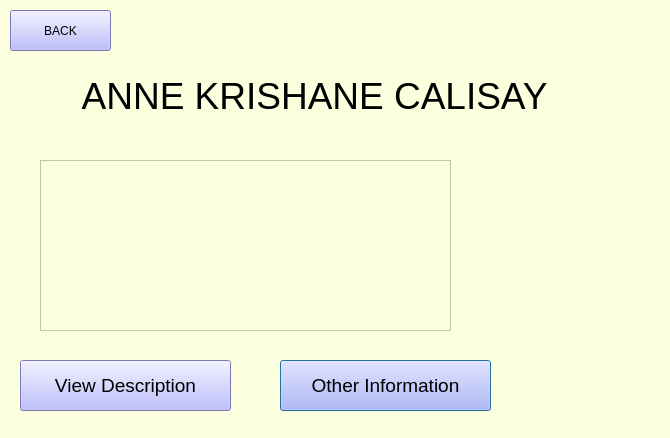
<?xml version="1.0" encoding="UTF-8"?>
<ui version="4.0">
 <class>Calisay</class>
 <widget class="QDialog" name="Calisay">
  <property name="geometry">
   <rect>
    <x>0</x>
    <y>0</y>
    <width>670</width>
    <height>438</height>
   </rect>
  </property>
  <property name="windowTitle">
   <string>Dialog</string>
  </property>
  <property name="styleSheet">
   <string notr="true">background-color: rgb(252, 255, 221);</string>
  </property>
  <widget class="QLabel" name="label">
   <property name="geometry">
    <rect>
     <x>-60</x>
     <y>60</y>
     <width>851</width>
     <height>71</height>
    </rect>
   </property>
   <property name="font">
    <font>
     <pointsize>28</pointsize>
    </font>
   </property>
   <property name="styleSheet">
    <string notr="true">color: rgb(0, 0, 0);</string>
   </property>
   <property name="text">
    <string>              ANNE KRISHANE CALISAY</string>
   </property>
  </widget>
  <widget class="QPushButton" name="pushButton">
   <property name="geometry">
    <rect>
     <x>280</x>
     <y>360</y>
     <width>211</width>
     <height>51</height>
    </rect>
   </property>
   <property name="font">
    <font>
     <pointsize>14</pointsize>
    </font>
   </property>
   <property name="styleSheet">
    <string notr="true">background-color: rgb(170, 170, 255);
color: black;</string>
   </property>
   <property name="text">
    <string>Other Information</string>
   </property>
  </widget>
  <widget class="QLabel" name="label_3">
   <property name="geometry">
    <rect>
     <x>410</x>
     <y>0</y>
     <width>321</width>
     <height>471</height>
    </rect>
   </property>
   <property name="text">
    <string/>
   </property>
   <property name="pixmap">
    <pixmap resource="src.qrc">:/pics/PICTURES FOR GROUPWORK/325371136_542851281129175_8345838986307427715_n-removebg-preview.png</pixmap>
   </property>
   <property name="scaledContents">
    <bool>true</bool>
   </property>
   <property name="wordWrap">
    <bool>false</bool>
   </property>
  </widget>
  <widget class="QTextEdit" name="textEditCalisay">
   <property name="geometry">
    <rect>
     <x>40</x>
     <y>160</y>
     <width>411</width>
     <height>171</height>
    </rect>
   </property>
  </widget>
  <widget class="QPushButton" name="pB_ViewDesc">
   <property name="geometry">
    <rect>
     <x>20</x>
     <y>360</y>
     <width>211</width>
     <height>51</height>
    </rect>
   </property>
   <property name="font">
    <font>
     <pointsize>14</pointsize>
    </font>
   </property>
   <property name="styleSheet">
    <string notr="true">background-color: rgb(170, 170, 255);
color: black;</string>
   </property>
   <property name="text">
    <string>View Description</string>
   </property>
  </widget>
  <widget class="QPushButton" name="pushButton_2">
   <property name="geometry">
    <rect>
     <x>10</x>
     <y>10</y>
     <width>101</width>
     <height>41</height>
    </rect>
   </property>
   <property name="styleSheet">
    <string notr="true">background-color: rgb(170, 170, 255);
color: black;</string>
   </property>
   <property name="text">
    <string>BACK</string>
   </property>
  </widget>
  <zorder>label_3</zorder>
  <zorder>label</zorder>
  <zorder>pushButton</zorder>
  <zorder>textEditCalisay</zorder>
  <zorder>pB_ViewDesc</zorder>
  <zorder>pushButton_2</zorder>
 </widget>
 <resources>
  <include location="src.qrc"/>
  <include location="src.qrc"/>
 </resources>
 <connections/>
</ui>
